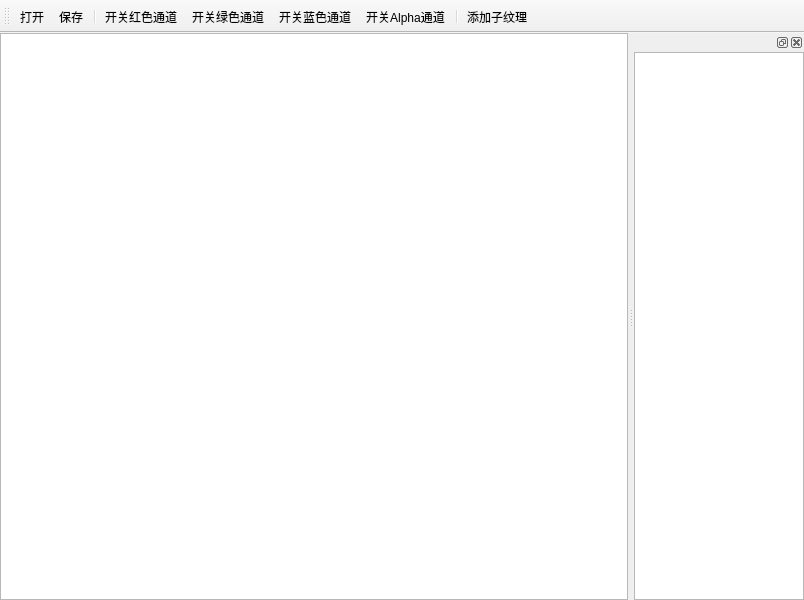
<?xml version="1.0" encoding="UTF-8"?>
<ui version="4.0">
 <class>TextureTool</class>
 <widget class="QMainWindow" name="TextureTool">
  <property name="geometry">
   <rect>
    <x>0</x>
    <y>0</y>
    <width>804</width>
    <height>600</height>
   </rect>
  </property>
  <property name="windowTitle">
   <string>texture tool</string>
  </property>
  <property name="documentMode">
   <bool>false</bool>
  </property>
  <widget class="QWidget" name="centralwidget">
   <layout class="QHBoxLayout" name="horizontalLayout">
    <property name="spacing">
     <number>0</number>
    </property>
    <property name="margin">
     <number>0</number>
    </property>
    <item>
     <widget class="QGraphicsView" name="m_graphicsView"/>
    </item>
   </layout>
  </widget>
  <widget class="QMenuBar" name="menubar">
   <property name="geometry">
    <rect>
     <x>0</x>
     <y>0</y>
     <width>804</width>
     <height>23</height>
    </rect>
   </property>
  </widget>
  <widget class="QToolBar" name="m_tooBar">
   <property name="windowTitle">
    <string>toolBar_2</string>
   </property>
   <property name="iconSize">
    <size>
     <width>15</width>
     <height>15</height>
    </size>
   </property>
   <attribute name="toolBarArea">
    <enum>TopToolBarArea</enum>
   </attribute>
   <attribute name="toolBarBreak">
    <bool>false</bool>
   </attribute>
   <addaction name="m_actionOpen"/>
   <addaction name="m_actionSave"/>
   <addaction name="separator"/>
   <addaction name="m_actionR"/>
   <addaction name="m_actionG"/>
   <addaction name="m_actionB"/>
   <addaction name="m_actionA"/>
   <addaction name="separator"/>
   <addaction name="m_actionAddSubTex"/>
  </widget>
  <widget class="QDockWidget" name="dockWidget_2">
   <property name="autoFillBackground">
    <bool>false</bool>
   </property>
   <attribute name="dockWidgetArea">
    <number>2</number>
   </attribute>
   <widget class="QWidget" name="dockWidgetContents_2">
    <layout class="QVBoxLayout" name="verticalLayout">
     <property name="spacing">
      <number>0</number>
     </property>
     <property name="margin">
      <number>0</number>
     </property>
     <item>
      <widget class="QTableView" name="tableView">
       <property name="maximumSize">
        <size>
         <width>170</width>
         <height>16777215</height>
        </size>
       </property>
       <property name="autoScrollMargin">
        <number>16</number>
       </property>
      </widget>
     </item>
    </layout>
   </widget>
  </widget>
  <action name="m_actionOpen">
   <property name="icon">
    <iconset resource="../App.qrc">
     <normaloff>:/icon/Icon/Open.png</normaloff>:/icon/Icon/Open.png</iconset>
   </property>
   <property name="text">
    <string>打开</string>
   </property>
  </action>
  <action name="m_actionSave">
   <property name="icon">
    <iconset resource="../App.qrc">
     <normaloff>:/icon/Icon/save.png</normaloff>:/icon/Icon/save.png</iconset>
   </property>
   <property name="text">
    <string>保存</string>
   </property>
  </action>
  <action name="m_actionR">
   <property name="checkable">
    <bool>true</bool>
   </property>
   <property name="icon">
    <iconset resource="../App.qrc">
     <normaloff>:/icon/Icon/Btn_TextureProperties_Red_On.png</normaloff>:/icon/Icon/Btn_TextureProperties_Red_On.png</iconset>
   </property>
   <property name="text">
    <string>开关红色通道</string>
   </property>
   <property name="toolTip">
    <string>开关红色通道</string>
   </property>
  </action>
  <action name="m_actionG">
   <property name="checkable">
    <bool>true</bool>
   </property>
   <property name="icon">
    <iconset resource="../App.qrc">
     <normaloff>:/icon/Icon/Btn_TextureProperties_Green_On.png</normaloff>:/icon/Icon/Btn_TextureProperties_Green_On.png</iconset>
   </property>
   <property name="text">
    <string>开关绿色通道</string>
   </property>
   <property name="toolTip">
    <string>开关绿色通道</string>
   </property>
  </action>
  <action name="m_actionB">
   <property name="checkable">
    <bool>true</bool>
   </property>
   <property name="icon">
    <iconset resource="../App.qrc">
     <normaloff>:/icon/Icon/Btn_TextureProperties_Blue_On.png</normaloff>:/icon/Icon/Btn_TextureProperties_Blue_On.png</iconset>
   </property>
   <property name="text">
    <string>开关蓝色通道</string>
   </property>
   <property name="toolTip">
    <string>开关蓝色通道</string>
   </property>
  </action>
  <action name="m_actionA">
   <property name="checkable">
    <bool>true</bool>
   </property>
   <property name="icon">
    <iconset resource="../App.qrc">
     <normaloff>:/icon/Icon/Btn_TextureProperties_Alpha_On.png</normaloff>:/icon/Icon/Btn_TextureProperties_Alpha_On.png</iconset>
   </property>
   <property name="text">
    <string>开关Alpha通道</string>
   </property>
   <property name="toolTip">
    <string>开关Alpha通道</string>
   </property>
  </action>
  <action name="m_actionAddSubTex">
   <property name="icon">
    <iconset resource="../App.qrc">
     <normaloff>:/icon/Icon/addPart.png</normaloff>:/icon/Icon/addPart.png</iconset>
   </property>
   <property name="text">
    <string>添加子纹理</string>
   </property>
   <property name="toolTip">
    <string>添加子纹理</string>
   </property>
  </action>
 </widget>
 <resources>
  <include location="../App.qrc"/>
 </resources>
 <connections/>
</ui>
